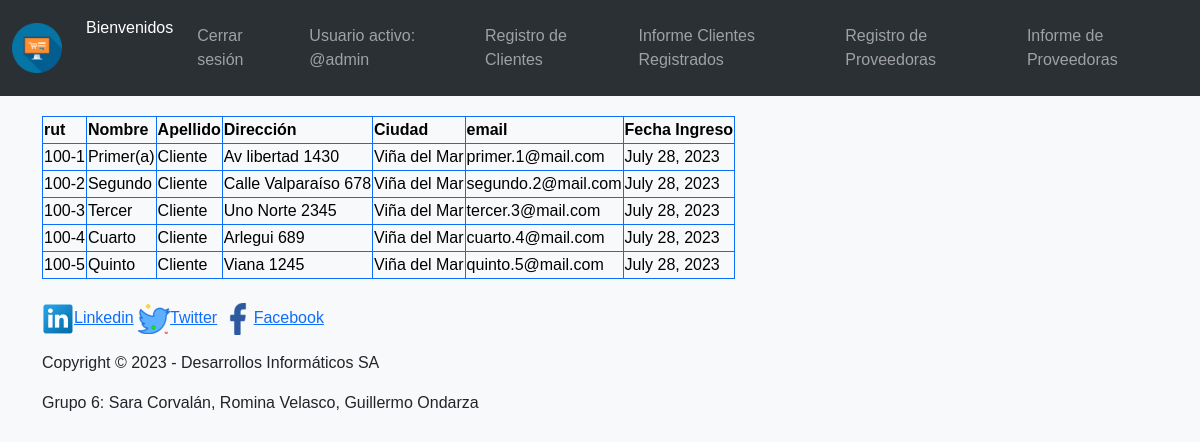
The page /salida_clientes/ (signed in) on the database its author committed.
### aplicacion/models.py (models this page shows, shortened)
class registroClientes(models.Model):
    rut = models.CharField(max_length=10, unique=True)
    nombre = models.CharField(max_length=20)
    apellido = models.CharField(max_length=20)
    direccion = models.CharField(max_length=50)
    ciudad = models.CharField(max_length=20)
    email = models.EmailField(max_length=40)
    password = models.CharField(max_length=8)
    creacion = models.DateField(auto_now_add=True)

### aplicacion/views.py (the view)
# urls.py: path('salida_clientes/', informeClientes, name = 'salida_clientes'),
@login_required
def informeClientes(request):
    usuarios = registroClientes.objects.all()
    return render(request, 'salida_clientes.html', {'usuarios': usuarios})

### aplicacion/templates/salida_clientes.html
{% extends 'base.html' %}
{% load static %}
{% block content %}
{% load crispy_forms_tags %}
    <div class="container">
      <h3>Clientes registrados</h3>
      <br>
        <table class="table-secondary table-bordered border-primary">
            <thead>
              <tr>
                <th scope="col">rut</th>
                <th scope="col">Nombre</th>
                <th scope="col">Apellido</th>
                <th scope="col">Dirección</th>
                <th scope="col">Ciudad</th>
                <th scope="col">email</th>
                <th scope="col">Fecha Ingreso</th>
              </tr>
            </thead>
            <tbody class="usuarios">
            {% for p in usuarios %}
              <tr>
                <td>{{p.rut}}</td>
                <td>{{p.nombre}}</td>
                <td>{{p.apellido}}</td>
                <td>{{p.direccion}}</td>
                <td>{{p.ciudad}}</td>
                <td>{{p.email}}</td>
                <td>{{p.creacion}}</td>
              </tr>
            {% endfor %}
            </tbody>
        </table>
    </div>
{% endblock %}

### aplicacion/templates/base.html (shortened to what this page needs)
{% load static %}
<!DOCTYPE html>
<html lang="en">
<head>
    <link href="https://cdn.jsdelivr.net/npm/bootstrap@5.3.0-alpha3/dist/css/bootstrap.min.css" rel="stylesheet">
    <link rel="stylesheet" href="{% static 'assets/estilos/estilos.css' %} ">
</head>
<body >
  {% load crispy_forms_tags %}
   <header class="container">
    <nav class="navbar navbar-expand-lg bg-body-tertiary fixed-top" data-bs-theme="dark" >
      <div class="container-fluid">
        <a class="navbar-brand" {% if user.is_authenticated %} href="{% url 'vista_comercial' %}"{% endif %}  ><img src="{% static 'assets/imagenes/logo.png' %}" class="logo" alt="" ></a>
        <div class="collapse navbar-collapse" id="navbarNav">
          <ul class="navbar-nav">
            <li class="nav-item">
              <a class="nav-link active" aria-current="page" href="{% url 'index' %}">Bienvenidos</a>
            </li>
            {% if user.is_authenticated %}
            <li class="nav-link"><a class="nav-link" href="{% url 'logout' %}">Cerrar sesión</a></li>
            <li class="nav-link"><a class="nav-link" href="#">Usuario activo: @{{ user.username}}</a></li>
            <li class="nav-link"><a class="nav-link" href="{% url 'registro_clientes' %}">Registro de Clientes</a></li>
            <li class="nav-link"><a class="nav-link" href="{% url 'salida_clientes' %}">Informe Clientes Registrados</a></li>
            <li class="nav-link"><a class="nav-link" href="{% url 'registro_empresa' %}">Registro de Proveedoras</a></li>
            <li class="nav-link"><a class="nav-link" href="{% url 'salida_empresas' %}">Informe de Proveedoras</a></li>
            {% else %}
            <li class="nav-link"><a class="nav-link" href="{% url 'login' %}">Iniciar sesión</a></li>
            <li class="nav-link"><a class="nav-link" href="{% url 'registro' %}">Registro usuarios</a></li>
            {% endif %}
          </ul>
        </div>
      </div>
    </nav>
  </header>
   {% block content %}
   {% endblock %}
  </body>
  <br>
  <div class="container">
  <footer >
    <div>
      <p id="pie">
        <a href="https://www.linkedin.com/sharing/share-offsite/?url=[url]"><img id="pie-img" src="{% static 'assets/imagenes/linkedin_socialnetwork_17441.png' %}" alt="Linkedin">Linkedin</a>
        <a href="https://twitter.com/intent/tweet?text=[text]&url=[url]&hashtags=[hashtag]"><img id="pie-img" src="{% static 'assets/imagenes/twiter.png' %}">Twitter</a>
        <a href="https://www.facebook.com/sharer/sharer.php?u=https://espai.es"><img id="pie-img" src="{% static 'assets/imagenes/facebook_logo_icon_229298.png' %}" alt="Facebook">Facebook</a>
      </p>
      <p>Copyright &copy; 2023 - Desarrollos Informáticos SA</p>
      <p>Grupo 6: Sara Corvalán, Romina Velasco, Guillermo Ondarza</p>
    </div>
  </footer>
</div>
</html>

### aplicacion/static/assets/estilos/estilos.css (style rules this page uses)
.logo { width:50px; height:50px; float: left; }
body { background-color: #f8f9fa; font-family: 'Ubuntu', sans-serif; padding-top: 50px; }
footer { background-color: #f8f9fa; bottom: 0; width: 100%; }

### rows shown on the page
registroClientes: rut "100-1", nombre "Primer(a)", apellido "Cliente", direccion "Av libertad 1430", ciudad "Viña del Mar", email "primer.1@mail.com", creacion "July 28, 2023"
registroClientes: rut "100-2", nombre "Segundo", apellido "Cliente", direccion "Calle Valparaíso 678", ciudad "Viña del Mar", email "segundo.2@mail.com", creacion "July 28, 2023"
registroClientes: rut "100-3", nombre "Tercer", apellido "Cliente", direccion "Uno Norte 2345", ciudad "Viña del Mar", email "tercer.3@mail.com", creacion "July 28, 2023"
registroClientes: rut "100-4", nombre "Cuarto", apellido "Cliente", direccion "Arlegui 689", ciudad "Viña del Mar", email "cuarto.4@mail.com", creacion "July 28, 2023"
registroClientes: rut "100-5", nombre "Quinto", apellido "Cliente", direccion "Viana 1245", ciudad "Viña del Mar", email "quinto.5@mail.com", creacion "July 28, 2023"

### other values the page prints
{{ user.username }} "admin"
